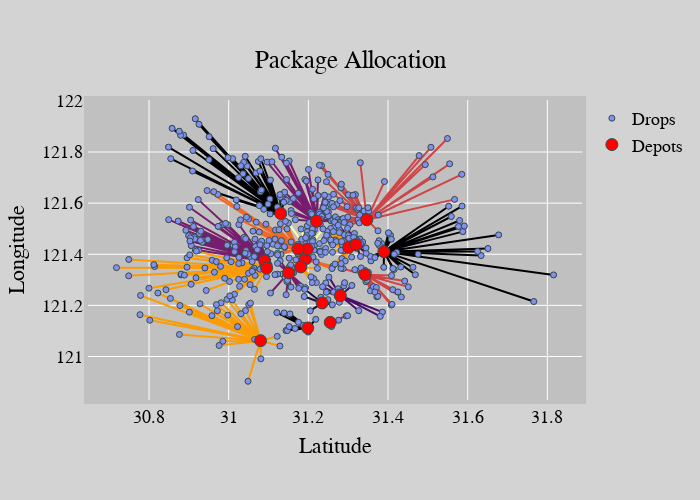

Write notebook code for a chart like this one.
### Code cell
allocation_fig = shipment_delivery_optimization.get_allocations_plot_plotly(allocation_results).value
assert type(allocation_fig) == plotly.graph_objs._figure.Figure
allocation_fig.show()
